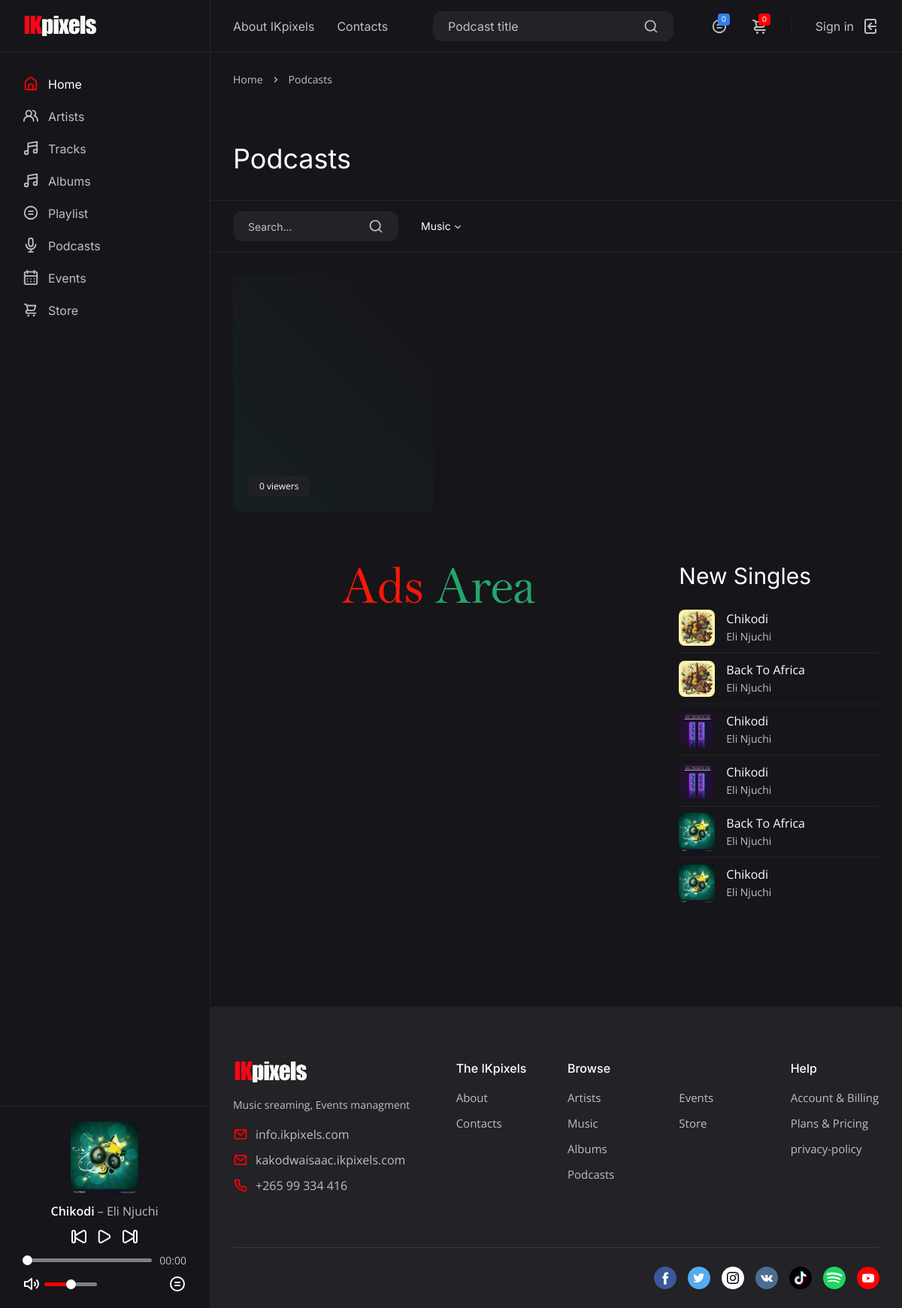
/podcasts/, run on the app's committed database.
### music_nation/models.py (models this page shows, shortened)
class Song(models.Model):
    song_name = models.CharField(max_length=40)
    Artist = models.CharField(max_length=40,null=True,blank=True)
    song_album = models.ForeignKey(Album,on_delete=models.CASCADE, related_name='songs')
    song_file=models.FileField(upload_to=upload_audio_location,null=True,blank=True)
    artwork = models.ImageField(upload_to='artwork/%y/%m/%d',null=True,blank=True,default="ikartwork.jpg")
    song_genre = models.CharField(max_length=30,choices=GENRE)
    video = EmbedVideoField(null=True,blank=True)
    streamingCount = models.PositiveIntegerField(default=0)
    downloads = models.PositiveIntegerField(default=0)
    year = models.PositiveIntegerField(default=0)
    sell  = models.CharField(choices=FREE_OR_NOT,max_length=100)
    most_sold = models.PositiveIntegerField(default=0)
    price = models.DecimalField(max_digits=18, decimal_places=2,default=0.00)
    aproved = models.BooleanField(default=False)
    created_at = models.DateTimeField(auto_now_add=True)
    updated_at = models.DateTimeField(auto_now=True)
    objects = SongObjectManager()
    adminAprove = AdminSongObjectManager()
    ArtistSongObject  = ArtistSongObjectManager()
    def song_logo(self):
        return self.song_album.album_logo
    def album(self):
        return self.song_album
    def artst_url(self):
        album = Album.objects.get(id=self.song_album.id).album_artist
        artist_slug = Customer.objects.get(user=album).slug
        return artist_slug

class Album(models.Model):
    album_name = models.CharField(max_length=30)
    uploaded_on = models.DateTimeField(auto_now=True)
    album_logo = models.ImageField(upload_to='artwork/%y/%m/%d',null=True,blank=True,default="ikartwork.jpg")
    album_genre = models.CharField(max_length=30,choices=GENRE)
    aboutAlbum = RichTextField(null=True,blank=True)
    songsNum = models.PositiveIntegerField(default=0)
    streamNum = models.PositiveIntegerField(default=0)
    sell  = models.CharField(choices=FREE_OR_NOT,max_length=100)
    most_sold = models.PositiveIntegerField(default=0)
    slug = models.SlugField(unique=True,null=True,blank=True)
    price = models.DecimalField(max_digits=18, decimal_places=2,default=0.00)
    album_artist = models.ForeignKey(User, on_delete=models.CASCADE, related_name='albums')
    aproved = models.BooleanField(default=False)
    created_at = models.DateTimeField(auto_now_add=True)
    updated_at = models.DateTimeField(auto_now=True)
    objects = AlbumObjectManager()
    AdminAlbumAproval = AdminAlbumObjectManager()
    artistObjects = ArtistAlbumObjectManager()

class Podcasts(models.Model):
    user = models.ForeignKey(User, on_delete=models.CASCADE, related_name='podcast')
    title = models.CharField(max_length=40)
    category = models.CharField(max_length=40,choices = PodCategory,default="Music")
    youtubelink = EmbedVideoField(null=True,blank=True)
    views = models.PositiveIntegerField(default=0)
    def split_link(self):
        link = self.youtubelink
        youtube,Id = link.split('?v=')
        final_link = "https://www.youtube.com/embed/" + Id
        return final_link

### music_nation/views.py (the view)
# urls.py: path('podcasts/',music_nation_views.podcasts,name="podcasts"),
@csrf_exempt
def podcasts(request):
    context = {}
    playlist_snipt(request,context)
    default_music_playlist(request,context)
    cart_snipt(request,context)
    podcasts = Podcasts.objects.all().order_by('-id')
    query =request.GET.get('q')
    context['q_name'] = "Podcast title"
    if query:
        context['search_title'] = query
        podcasts =podcasts.filter(Q(title__icontains=query)).distinct().order_by('-id')
    context['podcasts'] = ikpaginator(podcasts,request)
    context['events'] = Ticket.ticketObjects.all()
    context['products']= Product.objects.all()
    if is_ajax(request) and request.GET.get('data'):
       id_ = request.GET.get('data')
       pod = Podcasts.objects.get(id=id_)
       pod.views += 1
       pod.save()
    if is_ajax(request) and request.GET.get('podcast_id'):
        context['podcasts'] = Podcasts.objects.filter(category=request.GET.get('podcast_id'))[:12]
        html = render_to_string('www/podcasts2.html',context)
        return JsonResponse({'data':html})
    return render(request, 'www/podcasts.html',context)

### music_nation/templates/www/podcasts.html (shortened to what this page needs)
{% extends 'www/base.html' %}
{% load embed_video_tags %}
{% load static %}
{%block content%}
{% if podcasts %}
	<main class="main">
		<div class="container-fluid">
			<div class="row row--grid">
				<div class="col-12">
					<ul class="breadcrumb">
						<li class="breadcrumb__item"><a href="{% url 'music_nation:nyansavibe' %}">Home</a></li>
						<li class="breadcrumb__item breadcrumb__item--active">Podcasts</li>
					</ul>
				</div>
				<div class="col-12">
					<div class="main__title main__title--page">
						<h1>Podcasts</h1>
					</div>
				</div>
			</div>
			<div class="row row--grid">
				<div class="col-12">
					<div class="main__filter">
						<form action="#" class="main__filter-search">
							<input type="text" placeholder="Search...">
							<button type="button"><svg xmlns="http://www.w3.org/2000/svg" viewBox="0 0 24 24"><path d="M21.71,20.29,18,16.61A9,9,0,1,0,16.61,18l3.68,3.68a1,1,0,0,0,1.42,0A1,1,0,0,0,21.71,20.29ZM11,18a7,7,0,1,1,7-7A7,7,0,0,1,11,18Z"/></svg></button>
						</form>
						<div class="main__filter-wrap">
						</div>
					</div>
					<div class="row row--grid podcasts2">
						{% for p in podcasts %}
						<div class="col-12 col-sm-6 col-lg-4">
							<div class="live">
								<a onclick="add_video_view('{{p.id}}')" href="{{p.youtubelink}}" class="live__cover open-video">
									<iframe class="rounded" width="420" height="315" src="{{p.split_link}}" frameborder="0" allowfullscreen></iframe>
									<span class="live__value">{{p.views}} viewers</span>
								</a>
							</div>
						</div>
						{% empty %}
						   {% include 'www/404.html' %}
						{% endfor %}
					</div>
				</div>
			</div>
			<section class="row row--grid">
				<div class="col-12 col-xl-8">
					{% include 'ecom/store-snipt.html' %}<br>
					<div>
						<img width="100%" src="{%static 'www/img/adv.png'%}">
					</div>
				</div>
				<div class="col-12 col-xl-4">
					<div class="row row--grid">
						<div class="col-12">
							<div class="main__title">
								<h2><a href="#">New Singles</a></h2>
							</div>
						</div>
						<div class="col-12">
							<ul class="main__list">
								{% for song in  song %}
								<li class="single-item">
									<a onclick="streamingCount('{{song.id}}');" data-link data-title="{{song.song_name}}" data-artist="{{song.Artist}}" data-img="{{song.song_logo.url}}" href="{{song.song_file.url}}" class="single-item__cover">
										<img src="{{song.song_logo.url}}" alt="">
									</a>
									<div class="single-item__title">
										<h4><a href="{% url 'music_nation:album_detail' song.album.slug %}">{{song.song_name}}</a></h4>
										<span><a href="{% url 'music_nation:ArtistDetail' song.artst_url %}">{{song.Artist}}</a></span>
									</div>
								</li>
								{% endfor %}
							</ul>
						</div>
					</div>
				</div>
			</section>
			<div class="row">
				<div class="col-12">
				</div>
			</div>
		</div>
	</main>
{% else %}
   <div class="row">
   	   {% include 'www/404.html' %}
   </div>
 {% endif %}
{%endblock%}

### music_nation/templates/www/base.html (shortened to what this page needs)
{% load static %}
<!DOCTYPE html>
<html lang="en">
<head>
	<link rel="stylesheet" href="{% static 'www/css/bootstrap-reboot.min.css' %} ">
	<link rel="stylesheet" href="{% static 'www/css/bootstrap-grid.min.css' %}">
	<link rel="stylesheet" href="{% static 'www/css/owl.carousel.min.css' %}">
	<link rel="stylesheet" href="{% static 'www/css/magnific-popup.css' %}">
	<link rel="stylesheet" href="{% static 'www/css/select2.min.css' %}">
	<link rel="stylesheet" href="{% static 'www/css/paymentfont.min.css' %}">
	<link rel="stylesheet" href="{% static 'www/css/slider-radio.css' %}">
	<link rel="stylesheet" href="{% static 'www/css/plyr.css' %}">
	<link rel="stylesheet" href="{% static 'www/css/ikstyle.css' %}">
</head>
<body>
	<header class="header">
		<div class="header__content">
			<nav class="header__nav">
				<a href="{%url 'music_nation:about'%}">About IKpixels</a>
				<a href="{%url 'music_nation:contacts'%}">Contacts</a>
			</nav>
            {% if q_name %}
			<form method="GET" action="#" class="header__search">
				<input name="q" type="text" placeholder="{{q_name}}">
				<button type="button"><svg xmlns="http://www.w3.org/2000/svg" viewBox="0 0 24 24"><path d="M21.71,20.29,18,16.61A9,9,0,1,0,16.61,18l3.68,3.68a1,1,0,0,0,1.42,0A1,1,0,0,0,21.71,20.29ZM11,18a7,7,0,1,1,7-7A7,7,0,0,1,11,18Z"/></svg></button>
			</form>
			{% endif %}
			<div class="header__actions">
				<div class="header__action header__action--note">
					<span>{{song_count_in_playlist}}</span>
					<a href="/playlist_view" class="header__action-btn"><svg xmlns="http://www.w3.org/2000/svg" viewBox="0 0 24 24"><path d="M15,13H9a1,1,0,0,0,0,2h6a1,1,0,0,0,0-2Zm0-4H9a1,1,0,0,0,0,2h6a1,1,0,0,0,0-2ZM12,2A10,10,0,1,0,22,12,10,10,0,0,0,12,2Zm0,18a8,8,0,1,1,8-8A8,8,0,0,1,12,20Z"/></svg></a>
				</div>
				<div class="header__action header__action--cart">
					<span>{{product_count_in_cart}}</span>
					<a class="header__action-btn" href="{% url 'store:cart' %}"></a>
				</div>
				<div class="header__action header__action--signin">
					{% if user.is_authenticated %}
					<a class="header__action-btn" href="{%url 'account:logout' %}">
						<span>Sign out</span>
						<svg xmlns="http://www.w3.org/2000/svg" viewBox="0 0 24 24"><path d="M4,12a1,1,0,0,0,1,1h7.59l-2.3,2.29a1,1,0,0,0,0,1.42,1,1,0,0,0,1.42,0l4-4a1,1,0,0,0,.21-.33,1,1,0,0,0,0-.76,1,1,0,0,0-.21-.33l-4-4a1,1,0,1,0-1.42,1.42L12.59,11H5A1,1,0,0,0,4,12ZM17,2H7A3,3,0,0,0,4,5V8A1,1,0,0,0,6,8V5A1,1,0,0,1,7,4H17a1,1,0,0,1,1,1V19a1,1,0,0,1-1,1H7a1,1,0,0,1-1-1V16a1,1,0,0,0-2,0v3a3,3,0,0,0,3,3H17a3,3,0,0,0,3-3V5A3,3,0,0,0,17,2Z"/></svg>
					</a>
					{% else %}
					<a class="header__action-btn" href="{% url 'account:login' %}">
						<span>Sign in</span>
					</a>
					{% endif %}
				</div>
			</div>
		</div>
	</header>
	<div class="sidebar">
		<div class="sidebar__logo">
			<img src="{% static 'www/img/logo.png' %}" alt="">
		</div>
		<ul class="sidebar__nav">
			<li class="sidebar__nav-item">
				<a href="{% url 'music_nation:nyansavibe' %}" class="sidebar__nav-link sidebar__nav-link--active"> <span>Home</span></a>
			</li>
			<li class="sidebar__nav-item">
				<a href="{%url 'music_nation:Artists'%}" class="sidebar__nav-link"> <span>Artists</span></a>
			</li>
			<li class="sidebar__nav-item">
				<a href="{%url 'music_nation:music'%}" class="sidebar__nav-link"> <span>Tracks</span></a>
			</li>
			<li class="sidebar__nav-item">
				<a href="{%url 'music_nation:all-music'%}" class="sidebar__nav-link"> <span>Albums</span></a>
			</li>
			<li class="sidebar__nav-item">
				<a href="{%url 'music_nation:playlist_view'%}" class="sidebar__nav-link"><svg xmlns="http://www.w3.org/2000/svg" viewBox="0 0 24 24"><path d="M15,13H9a1,1,0,0,0,0,2h6a1,1,0,0,0,0-2Zm0-4H9a1,1,0,0,0,0,2h6a1,1,0,0,0,0-2ZM12,2A10,10,0,1,0,22,12,10,10,0,0,0,12,2Zm0,18a8,8,0,1,1,8-8A8,8,0,0,1,12,20Z"/></svg> <span>Playlist</span></a>
			</li>
			<li class="sidebar__nav-item">
				<a href="{%url 'music_nation:podcasts'%}" class="sidebar__nav-link"><svg xmlns="http://www.w3.org/2000/svg" viewBox="0 0 24 24"><path d="M12,15a4,4,0,0,0,4-4V5A4,4,0,0,0,8,5v6A4,4,0,0,0,12,15ZM10,5a2,2,0,0,1,4,0v6a2,2,0,0,1-4,0Zm10,6a1,1,0,0,0-2,0A6,6,0,0,1,6,11a1,1,0,0,0-2,0,8,8,0,0,0,7,7.93V21H9a1,1,0,0,0,0,2h6a1,1,0,0,0,0-2H13V18.93A8,8,0,0,0,20,11Z"/></svg> <span>Podcasts</span></a>
			</li>
			<li class="sidebar__nav-item">
				<a href="{%url 'Event:events'%}" class="sidebar__nav-link"> <span>Events</span></a>
			</li>
			<li class="sidebar__nav-item">
				<a href="{%url 'store:store'%}" class="sidebar__nav-link"> <span>Store</span></a>
			</li>
		</ul>
	</div>
	<div class="player">
		<div class="player__cover">
			{% if home_song.song_logo %}
			<img src="{{home_song.song_logo.url}}" alt="">
			{% else %}
			<img src="{%static 'www/img/covers/cover.svg'%}" alt="">
			{% endif %}
		</div>
		<div class="player__content">
			<marquee><span class="player__track"><b class="player__title">{{home_song.song_name}}</b> – <span class="player__artist">{{home_song.Artist}}</span></span> </marquee>
		</div>
	</div>
	{%block content%}
    {%endblock%}
	<footer class="footer">
		<div class="container-fluid">
			<div class="row">
				<div class="col-12 col-sm-8 col-md-6 col-lg-6 col-xl-4 order-4 order-md-1 order-lg-4 order-xl-1">
					<div class="footer__logo">
						<img src="{% static 'www/img/logo.png' %}" alt="">
					</div>
					<p class="footer__tagline">Music sreaming, Events managment</p>
					<div class="footer__links">
						<a href="mailto:info.ikpixels.com"><svg xmlns="http://www.w3.org/2000/svg" viewBox="0 0 24 24"><path d="M19,4H5A3,3,0,0,0,2,7V17a3,3,0,0,0,3,3H19a3,3,0,0,0,3-3V7A3,3,0,0,0,19,4Zm-.41,2-5.88,5.88a1,1,0,0,1-1.42,0L5.41,6ZM20,17a1,1,0,0,1-1,1H5a1,1,0,0,1-1-1V7.41l5.88,5.88a3,3,0,0,0,4.24,0L20,7.41Z"/></svg> info.ikpixels.com</a>
						<a href="mailto:kakodwaisaac.ikpixels.com"><svg xmlns="http://www.w3.org/2000/svg" viewBox="0 0 24 24"><path d="M19,4H5A3,3,0,0,0,2,7V17a3,3,0,0,0,3,3H19a3,3,0,0,0,3-3V7A3,3,0,0,0,19,4Zm-.41,2-5.88,5.88a1,1,0,0,1-1.42,0L5.41,6ZM20,17a1,1,0,0,1-1,1H5a1,1,0,0,1-1-1V7.41l5.88,5.88a3,3,0,0,0,4.24,0L20,7.41Z"/></svg>kakodwaisaac.ikpixels.com</a>
						<a href="tel:+265993344416">+265 99 334 416</a>
					</div>
				</div>
				<div class="col-6 col-md-4 col-lg-3 col-xl-2 order-1 order-md-2 order-lg-1 order-xl-2 offset-md-2 offset-lg-0">
					<h6 class="footer__title">The IKpixels</h6>
					<div class="footer__nav">
						<a href="{%url 'music_nation:about'%}">About</a>
						<a href="{%url 'music_nation:contacts'%}">Contacts</a>
					</div>
				</div>
				<div class="col-12 col-md-8 col-lg-6 col-xl-4 order-3 order-lg-2 order-md-3 order-xl-3">
					<div class="row">
						<div class="col-12">
							<h6 class="footer__title">Browse</h6>
						</div>
						<div class="col-6">
							<div class="footer__nav">
								<a href="{%url 'music_nation:Artists'%}">Artists</a>
								<a href="{%url 'music_nation:music'%}">Music</a>
								<a href="{%url 'music_nation:all-music'%}">Albums</a>
								<a href="{%url 'music_nation:podcasts'%}">Podcasts</a>
							</div>
						</div>
						<div class="col-6">
							<div class="footer__nav">
								<a href="{%url 'Event:events'%}">Events</a>
								<a href="{%url 'store:store'%}">Store</a>
							</div>
						</div>
					</div>
				</div>
				<div class="col-6 col-md-4 col-lg-3 col-xl-2 order-2 order-lg-3 order-md-4 order-xl-4">
					<h6 class="footer__title">Help</h6>
					<div class="footer__nav">
						<a href="{% url 'ikpixels:upload_payment' %}">Account & Billing</a>
						<a href="{% url 'ikpixels:pricing'%}">Plans & Pricing</a>
						<a href="{% url 'ikpixels:terms'%}">privacy-policy</a>
					</div>
				</div>
			</div>
			<div class="row">
				<div class="col-12">
					<div class="footer__content">
						<div class="footer__social">
							<a href="#" target="_blank"></a>
							<a href="#" target="_blank"></a>
							<a href="https://www.instagram.com/volkov_des1gn/" target="_blank"></a>
							<a href="#" target="_blank"></a>
							<a href="#" target="_blank"></a>
							<a href="#" target="_blank"></a>
							<a href="#" target="_blank"></a>
						</div>
						<small> Copyright &copy; IKpixels <script>document.write(new Date().getFullYear());</script>, All rights reserved </small>
					</div>
				</div>
			</div>
		</div>
	</footer>
</body>
</html>

### data on the page
Song: song_logo (picture), song_name "Chikodi", Artist "Eli Njuchi"
Podcasts: views "0"
Song: song_logo (picture), song_name "Chikodi", Artist "Eli Njuchi"
Song: song_logo (picture), song_name "Back To Africa", Artist "Eli Njuchi"
Song: song_logo (picture), song_name "Chikodi", Artist "Eli Njuchi"
Song: song_logo (picture), song_name "Chikodi", Artist "Eli Njuchi"
Song: song_logo (picture), song_name "Back To Africa", Artist "Eli Njuchi"

### other printed values
{{ song_count_in_playlist }} "0"
{{ product_count_in_cart }} "0"
